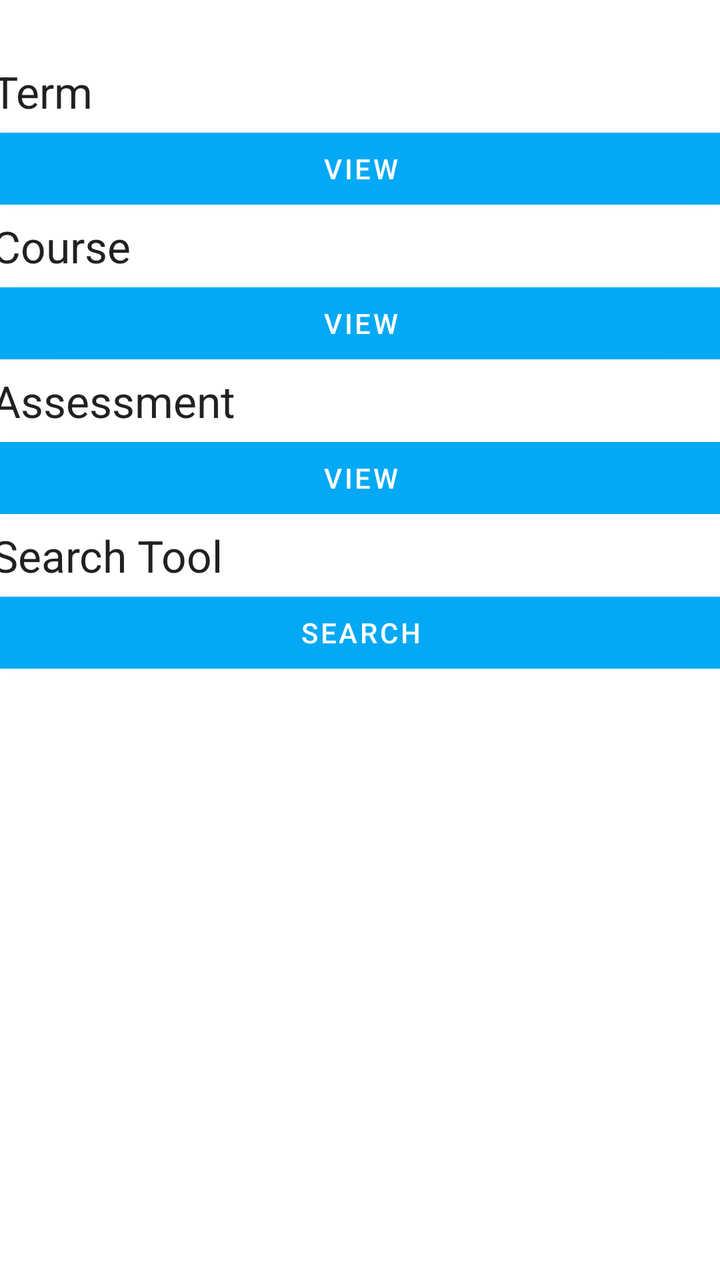
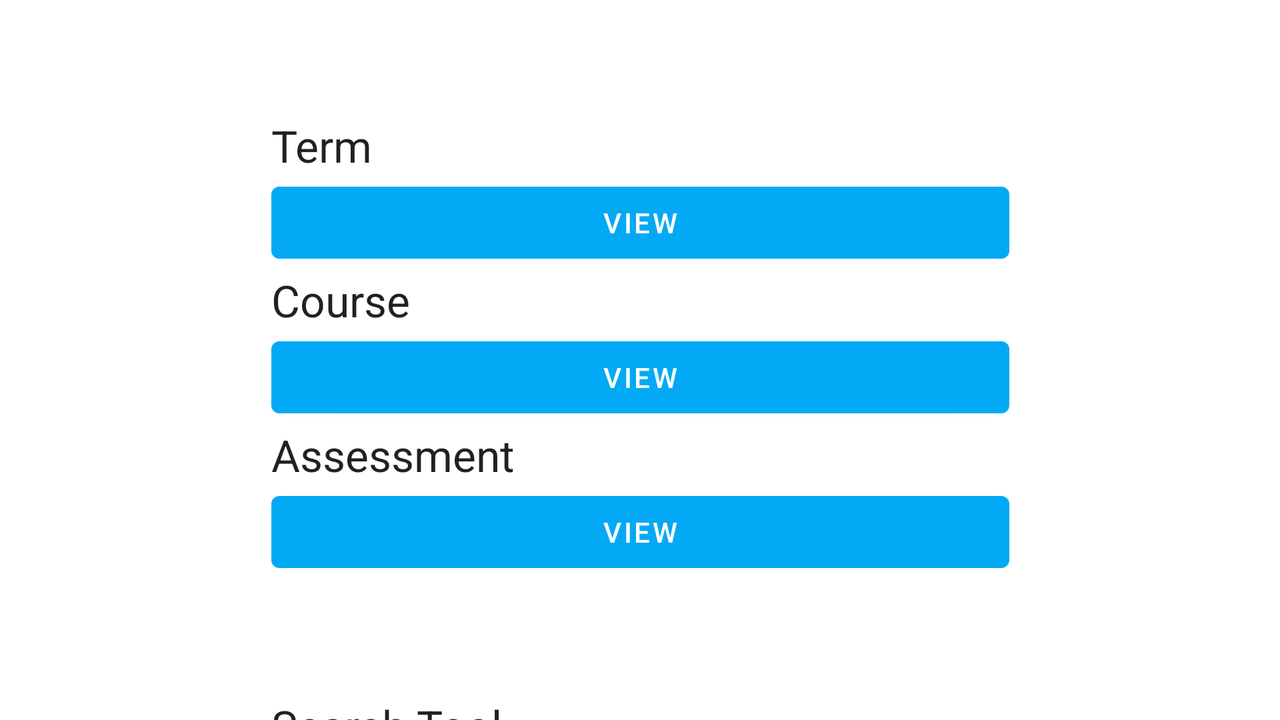

An Android layout and its configuration variant, each rendered on a device that would load it. The default file and the variant file are quoted in full after the pictures.
<!-- AndroidManifest.xml: application theme Theme.JasminKissingerSheduleApp -->
<!-- res/layout/activity_main_menu.xml -->
<?xml version="1.0" encoding="utf-8"?>
<androidx.constraintlayout.widget.ConstraintLayout xmlns:android="http://schemas.android.com/apk/res/android"
    xmlns:app="http://schemas.android.com/apk/res-auto"
    xmlns:tools="http://schemas.android.com/tools"
    android:layout_width="match_parent"
    android:layout_height="match_parent"
    tools:context=".main.ui.mainMenu">

    <ScrollView
        android:layout_width="409dp"
        android:layout_height="695dp"
        app:layout_constraintBottom_toBottomOf="parent"
        app:layout_constraintEnd_toEndOf="parent"
        app:layout_constraintStart_toStartOf="parent"
        app:layout_constraintTop_toTopOf="parent">

        <LinearLayout
            android:layout_width="match_parent"
            android:layout_height="wrap_content"
            android:layout_marginHorizontal="20dp"
            android:layout_marginBottom="20dp"
            android:orientation="vertical">

            <Space
                android:layout_width="match_parent"
                android:layout_height="58dp" />

            <TextView
                android:id="@+id/termTitle"
                android:layout_width="match_parent"
                android:layout_height="wrap_content"
                android:ems="10"
                android:inputType="textPersonName"
                android:text="Term"
                android:textAppearance="@style/TextAppearance.AppCompat.Large"
                android:visibility="visible"
                tools:visibility="visible" />

            <Button
                android:id="@+id/viewTermButton"
                android:layout_width="match_parent"
                android:layout_height="wrap_content"
                android:onClick="viewTerm"
                android:text="VIEW" />

            <TextView
                android:id="@+id/courseTitle"
                android:layout_width="match_parent"
                android:layout_height="wrap_content"
                android:ems="10"
                android:inputType="textPersonName"
                android:text="Course"
                android:textAppearance="@style/TextAppearance.AppCompat.Large" />

            <Button
                android:id="@+id/viewCourse"
                android:layout_width="match_parent"
                android:layout_height="wrap_content"
                android:onClick="viewClass"
                android:text="VIEW" />

            <TextView
                android:id="@+id/assessmentTitle"
                android:layout_width="match_parent"
                android:layout_height="wrap_content"
                android:ems="10"
                android:inputType="textPersonName"
                android:text="Assessment"
                android:textAppearance="@style/TextAppearance.AppCompat.Large" />

            <Button
                android:id="@+id/viewAssess"
                android:layout_width="match_parent"
                android:layout_height="wrap_content"
                android:onClick="viewAssessment"
                android:text="VIEW" />



            <TextView
                android:layout_width="match_parent"
                android:layout_height="wrap_content"
                android:ems="10"
                android:inputType="textPersonName"
                android:text="Search Tool"
                android:textAppearance="@style/TextAppearance.AppCompat.Large" />

            <Button
                android:id="@+id/search"
                android:layout_width="match_parent"
                android:layout_height="wrap_content"
                android:onClick="goSearch"
                android:text="search" />


        </LinearLayout>

    </ScrollView>

</androidx.constraintlayout.widget.ConstraintLayout>
<!-- resources referenced by this layout -->
<resources>
  <style name="Theme.JasminKissingerSheduleApp" parent="Theme.MaterialComponents.DayNight.DarkActionBar">
          
          <item name="colorPrimary">@color/purple_500</item>
          <item name="colorPrimaryVariant">@color/purple_700</item>
          <item name="colorOnPrimary">@color/white</item>
          
          <item name="colorSecondary">@color/teal_200</item>
          <item name="colorSecondaryVariant">@color/teal_700</item>
          <item name="colorOnSecondary">@color/black</item>
          
          <item name="android:statusBarColor" tools:targetApi="l">?attr/colorPrimaryVariant</item>
          
      </style>
  <color name="purple_500">#03A9F4</color>
  <color name="purple_700">#009688</color>
  <color name="white">#FFFFFFFF</color>
  <color name="teal_200">#FF03DAC5</color>
  <color name="teal_700">#FF018786</color>
  <color name="black">#FF000000</color>
</resources>
<!-- res/layout-land/activity_main_menu.xml (the repository's variant of the layout above) -->
<!-- drawn on the phone turned sideways -->
<?xml version="1.0" encoding="utf-8"?>
<androidx.constraintlayout.widget.ConstraintLayout xmlns:android="http://schemas.android.com/apk/res/android"
    xmlns:app="http://schemas.android.com/apk/res-auto"
    xmlns:tools="http://schemas.android.com/tools"
    android:layout_width="match_parent"
    android:layout_height="match_parent"
    tools:context=".main.ui.mainMenu">

    <ScrollView
        android:layout_width="409dp"
        android:layout_height="695dp"
        app:layout_constraintBottom_toBottomOf="parent"
        app:layout_constraintEnd_toEndOf="parent"
        app:layout_constraintStart_toStartOf="parent"
        app:layout_constraintTop_toTopOf="parent"
        app:layout_constraintVertical_bias="0.0">

        <LinearLayout
            android:layout_width="match_parent"
            android:layout_height="wrap_content"
            android:layout_marginHorizontal="20dp"
            android:layout_marginBottom="20dp"
            android:orientation="vertical">

            <Space
                android:layout_width="match_parent"
                android:layout_height="58dp" />

            <TextView
                android:id="@+id/termTitle"
                android:layout_width="match_parent"
                android:layout_height="wrap_content"
                android:ems="10"
                android:inputType="textPersonName"
                android:text="Term"
                android:textAppearance="@style/TextAppearance.AppCompat.Large"
                android:visibility="visible"
                tools:visibility="visible" />

            <Button
                android:id="@+id/viewTermButton"
                android:layout_width="match_parent"
                android:layout_height="wrap_content"
                android:onClick="viewTerm"
                android:text="VIEW" />

            <TextView
                android:id="@+id/courseTitle"
                android:layout_width="match_parent"
                android:layout_height="wrap_content"
                android:ems="10"
                android:inputType="textPersonName"
                android:text="Course"
                android:textAppearance="@style/TextAppearance.AppCompat.Large" />

            <Button
                android:id="@+id/viewCourse"
                android:layout_width="match_parent"
                android:layout_height="wrap_content"
                android:onClick="viewClass"
                android:text="VIEW" />

            <TextView
                android:id="@+id/assessmentTitle"
                android:layout_width="match_parent"
                android:layout_height="wrap_content"
                android:ems="10"
                android:inputType="textPersonName"
                android:text="Assessment"
                android:textAppearance="@style/TextAppearance.AppCompat.Large" />

            <Button
                android:id="@+id/viewAssess"
                android:layout_width="match_parent"
                android:layout_height="wrap_content"
                android:onClick="viewAssessment"
                android:text="VIEW" />

            <Space
                android:layout_width="match_parent"
                android:layout_height="58dp" />

            <TextView
                android:layout_width="match_parent"
                android:layout_height="wrap_content"
                android:ems="10"
                android:inputType="textPersonName"
                android:text="Search Tool"
                android:textAppearance="@style/TextAppearance.AppCompat.Large" />

            <Button
                android:id="@+id/search"
                android:layout_width="match_parent"
                android:layout_height="wrap_content"
                android:onClick="viewClass"
                android:text="search" />

            <TextView
                android:layout_width="match_parent"
                android:layout_height="wrap_content"
                android:ems="10"
                android:inputType="textPersonName"
                android:text="Term Report"
                android:textAppearance="@style/TextAppearance.AppCompat.Large" />

            <Button
                android:id="@+id/report"
                android:layout_width="match_parent"
                android:layout_height="wrap_content"
                android:onClick="viewClass"
                android:text="Generate REPORT" />

        </LinearLayout>

    </ScrollView>

</androidx.constraintlayout.widget.ConstraintLayout>
